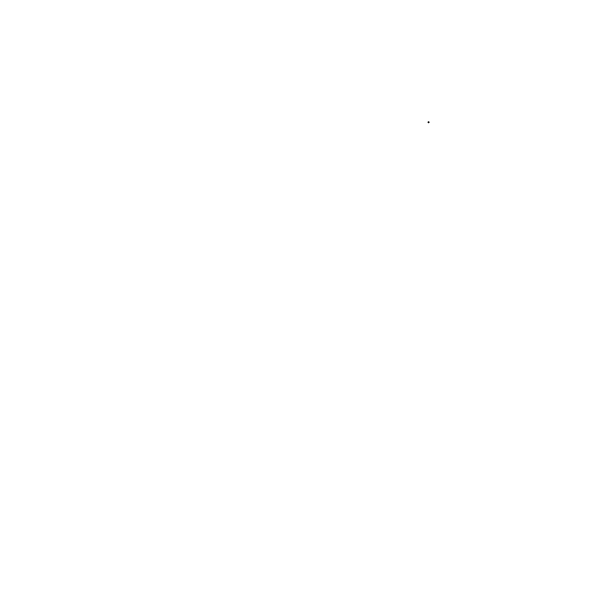
Frame 1 (no input)
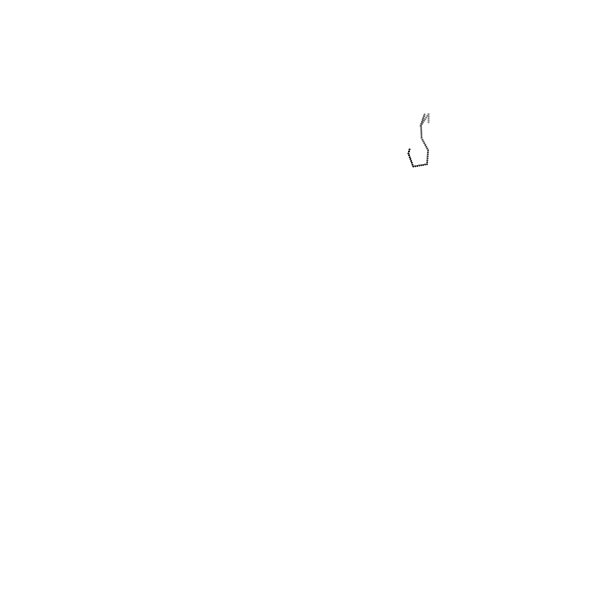
Frame 60 (no input)
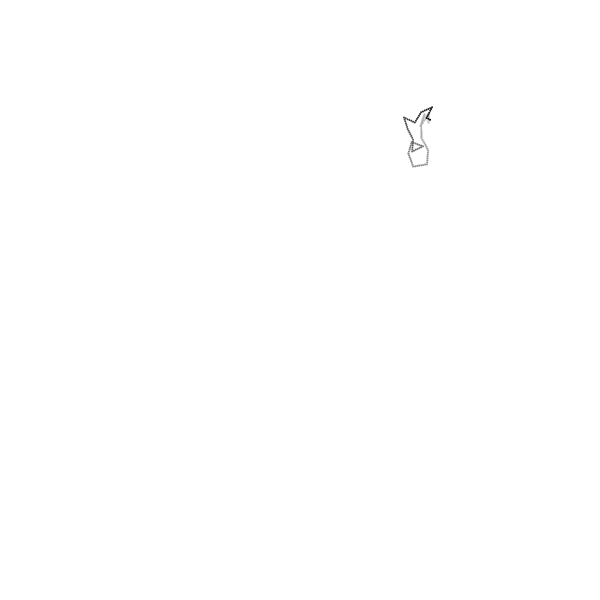
Frame 120 (the mouse pressed at the canvas centre since frame 60)

The p5.js sketch that drew these frames (run headless with seeded random() and noise() and a simulated clock; from frame 60 on, the mouse is pressed at the canvas centre):

// p5.js sketch
// ── sketch.js
// Paramètres
var agentSize = 2;
var stepSize = 2;
var timeIntervalBetweenUpdates = 100;
// ----------

var agentPosition;
var agentAngle;
var timeOfLastUpdate;

function setup() {
    createCanvas(600, 600);
    initPosition();
    agentAngle = random(0, TWO_PI);
    background(255);
    timeOfLastUpdate = millis();
}

function draw() {
    var currentTime = millis();
    // Mise à jour de la position
    if (currentTime - timeOfLastUpdate > timeIntervalBetweenUpdates)
    {
        timeOfLastUpdate = currentTime;
        agentAngle = random(0, TWO_PI);
    }
    updatePosition();
    // Conditions aux limites
    if (agentPosition.x < 0 || agentPosition.x > width || agentPosition.y < 0 || agentPosition.y > height) {
        initPosition();
    }
    // Dessin
    background(255, 255, 255, 3); // Rafraîchissement de l'écran avec une couleur transparente
    noStroke();
    fill(0);
    ellipse(agentPosition.x, agentPosition.y, agentSize, agentSize);
}

function initPosition() {
    agentPosition = createVector(random(width), random(height));
}

function updatePosition() {
    agentPosition.x += cos(agentAngle) * stepSize;
    agentPosition.y += sin(agentAngle) * stepSize;
}
